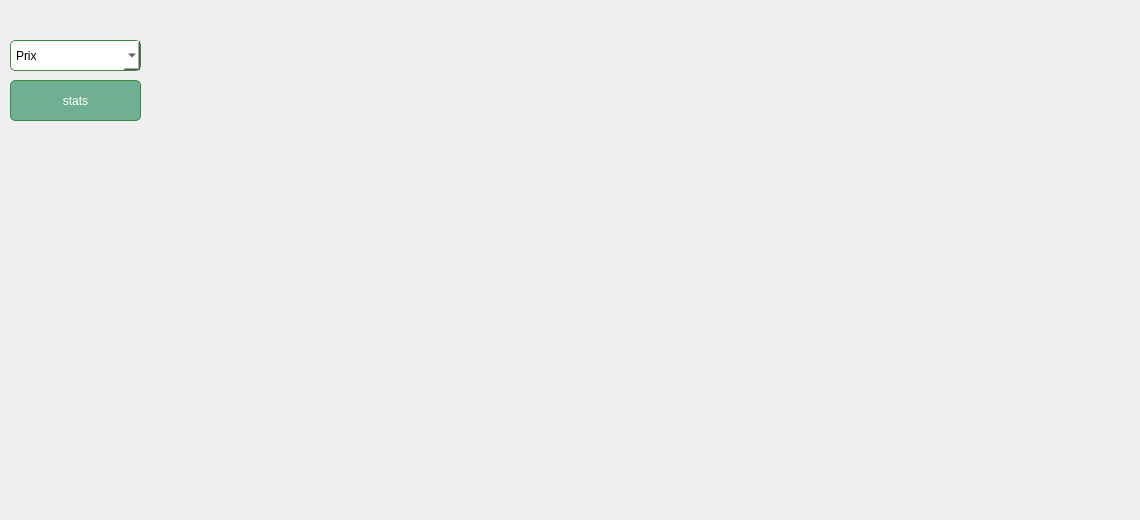
    <widget class="QWidget" name="tab_5">
     <attribute name="title">
      <string>statistique</string>
     </attribute>
     <widget class="QWidget" name="verticalLayoutWidget">
      <property name="geometry">
       <rect>
        <x>150</x>
        <y>30</y>
        <width>981</width>
        <height>481</height>
       </rect>
      </property>
      <layout class="QVBoxLayout" name="stats_3"/>
     </widget>
     <widget class="QComboBox" name="comboBox_3">
      <property name="geometry">
       <rect>
        <x>10</x>
        <y>40</y>
        <width>131</width>
        <height>31</height>
       </rect>
      </property>
      <property name="styleSheet">
       <string notr="true">*{
	font: 700 italic 10pt &quot;Segoe UI&quot;;
    background-color: #FFFFFF;  /* Medium green button */
    border: 1px solid #388E3C;  /* Darker green border */
    border-radius: 5px;
    color: #000000
;             /* White text for contrast */
    padding: 5px;
}

*:hover {
    background-color: #6FAF92;  /* Lighter green on hover */
}</string>
      </property>
      <property name="insertPolicy">
       <enum>QComboBox::NoInsert</enum>
      </property>
      <item>
       <property name="text">
        <string>Prix</string>
       </property>
      </item>
      <item>
       <property name="text">
        <string>Stock</string>
       </property>
      </item>
     </widget>
     <widget class="QPushButton" name="stats">
      <property name="geometry">
       <rect>
        <x>10</x>
        <y>80</y>
        <width>131</width>
        <height>41</height>
       </rect>
      </property>
      <property name="styleSheet">
       <string notr="true">*{
    background-color: #6FAF92;  /* Medium green button */
    border: 1px solid #388E3C;  /* Darker green border */
    border-radius: 5px;
    color: #FFFFFF;             /* White text for contrast */
    padding: 5px;
}

*:hover {
    background-color: #81C784;  /* Lighter green on hover */
}</string>
      </property>
      <property name="text">
       <string>stats</string>
      </property>
     </widget>
    </widget>
